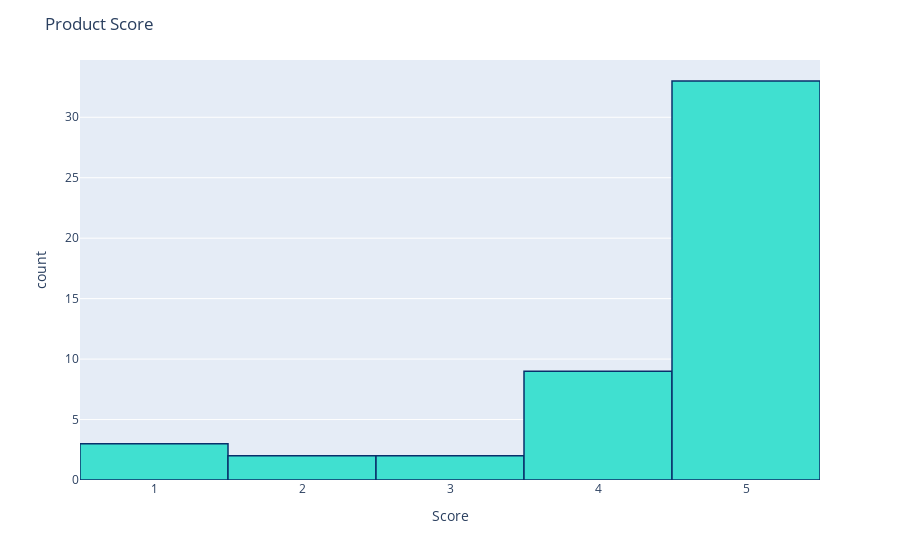

Notebook source saved alongside this figure:
### Code cell
import matplotlib.pyplot as plt
import seaborn as sns
color = sns.color_palette()
%matplotlib inline
import plotly.offline as py
py.init_notebook_mode(connected=True)
import plotly.graph_objs as go
import plotly.tools as tls
import plotly.express as px
# Product Scores
fig = px.histogram(df, x="Score")
fig.update_traces(marker_color="turquoise",marker_line_color='rgb(8,48,107)',
                  marker_line_width=1.5)
fig.update_layout(title_text='Product Score')
fig.show()

### Figure 1 — Plotly figure (JSON) as saved in the notebook; plotly's stock layout.template omitted (floating-point values rounded to 4 significant figures)
{"data": [{"alignmentgroup": "True", "bingroup": "x", "hovertemplate": "Score=%{x}<br>count=%{y}<extra></extra>", "legendgroup": "", "marker": {"color": "turquoise", "line": {"color": "rgb(8,48,107)", "width": 1.5}, "pattern": {"shape": ""}}, "name": "", "offsetgroup": "", "orientation": "v", "showlegend": false, "type": "histogram", "x": [5, 1, 4, 2, 5, 4, 5, 5, 5, 5, 5, 5, 1, 4, 5, 5, 2, 5, 5, 5, 5, 5, 5, 5, 5, 5, 1, 4, 5, 5, 5, 5, 4, 4, 5, 4, 5, 5, 4, 5, 5, 5, 5, 5, 5, 3, 5, 3, 4], "xaxis": "x", "yaxis": "y"}], "layout": {"barmode": "relative", "legend": {"tracegroupgap": 0}, "margin": {"t": 60}, "title": {"text": "Product Score"}, "xaxis": {"anchor": "y", "domain": [0, 1], "title": {"text": "Score"}}, "yaxis": {"anchor": "x", "domain": [0, 1], "title": {"text": "count"}}}}
